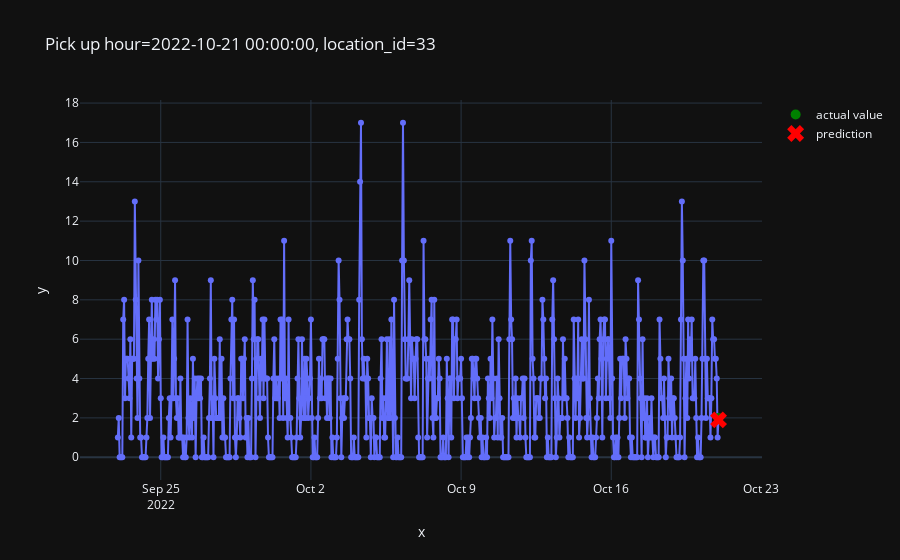

Here is the notebook cell this chart was saved with:
### Code cell
from src.plot import plot_one_sample
plot_one_sample(
    features = X_test,
    targets = y_test,
    example_id= 6000,
    predictions=pd.Series(predictions)
)

### Figure 1 — Plotly figure (JSON) as saved in the notebook; plotly's stock layout.template omitted (floating-point values rounded to 4 significant figures; data arrays with more than 128 entries replaced by an {"elided": "..."} marker saying what was removed)
{"data": [{"hovertemplate": "x=%{x}<br>y=%{y}<extra></extra>", "legendgroup": "", "line": {"color": "#636efa", "dash": "solid"}, "marker": {"symbol": "circle"}, "mode": "lines+markers", "name": "", "orientation": "v", "showlegend": false, "type": "scatter", "x": {"elided": "673 str values"}, "xaxis": "x", "y": {"elided": "673 int values"}, "yaxis": "y"}, {"line": {"color": "green"}, "marker": {"size": 10}, "mode": "markers", "name": "actual value", "type": "scatter", "x": ["2022-10-21T00:00:00"], "y": [2]}, {"line": {"color": "red"}, "marker": {"size": 15, "symbol": "x"}, "mode": "markers", "name": "prediction", "type": "scatter", "x": ["2022-10-21T00:00:00"], "y": [1.899]}], "layout": {"legend": {"tracegroupgap": 0}, "title": {"text": "Pick up hour=2022-10-21 00:00:00, location_id=33"}, "xaxis": {"anchor": "y", "domain": [0, 1], "title": {"text": "x"}}, "yaxis": {"anchor": "x", "domain": [0, 1], "title": {"text": "y"}}}}
